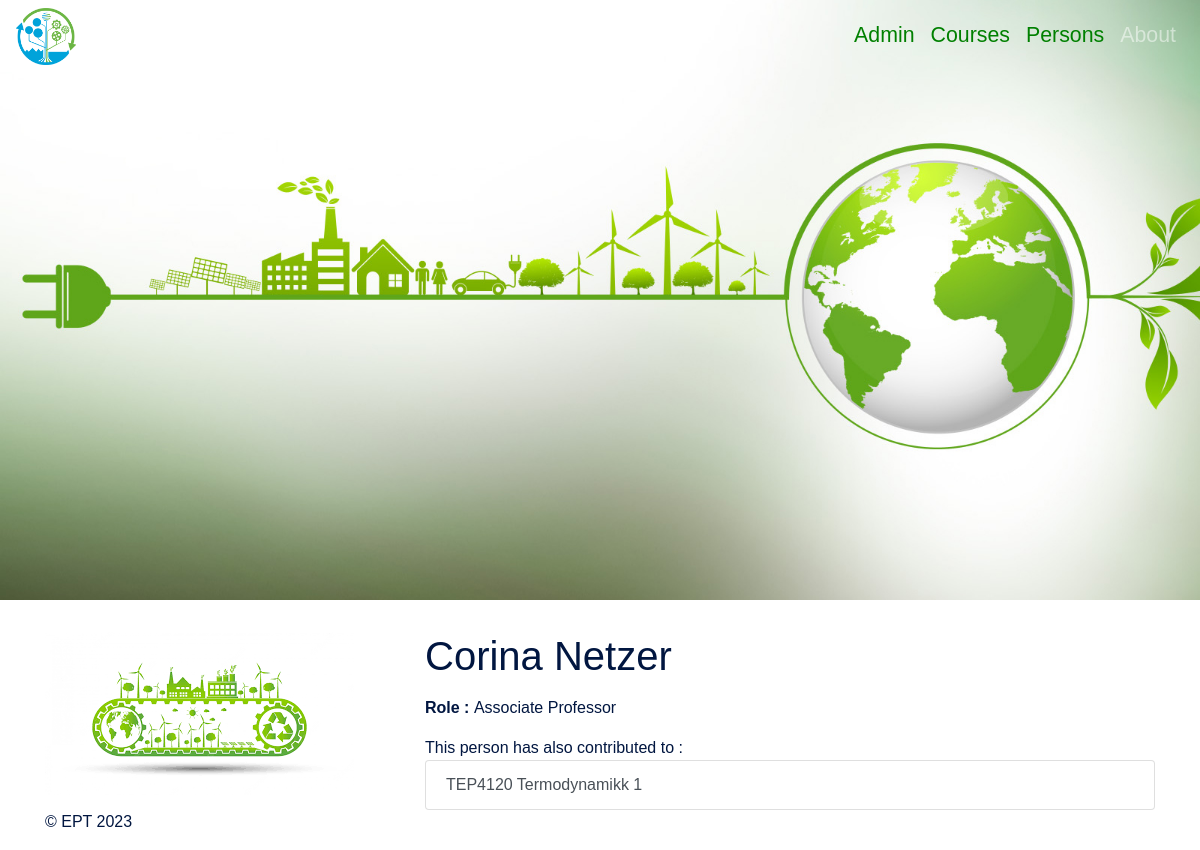
The page /person/8 on the database as committed earlier.
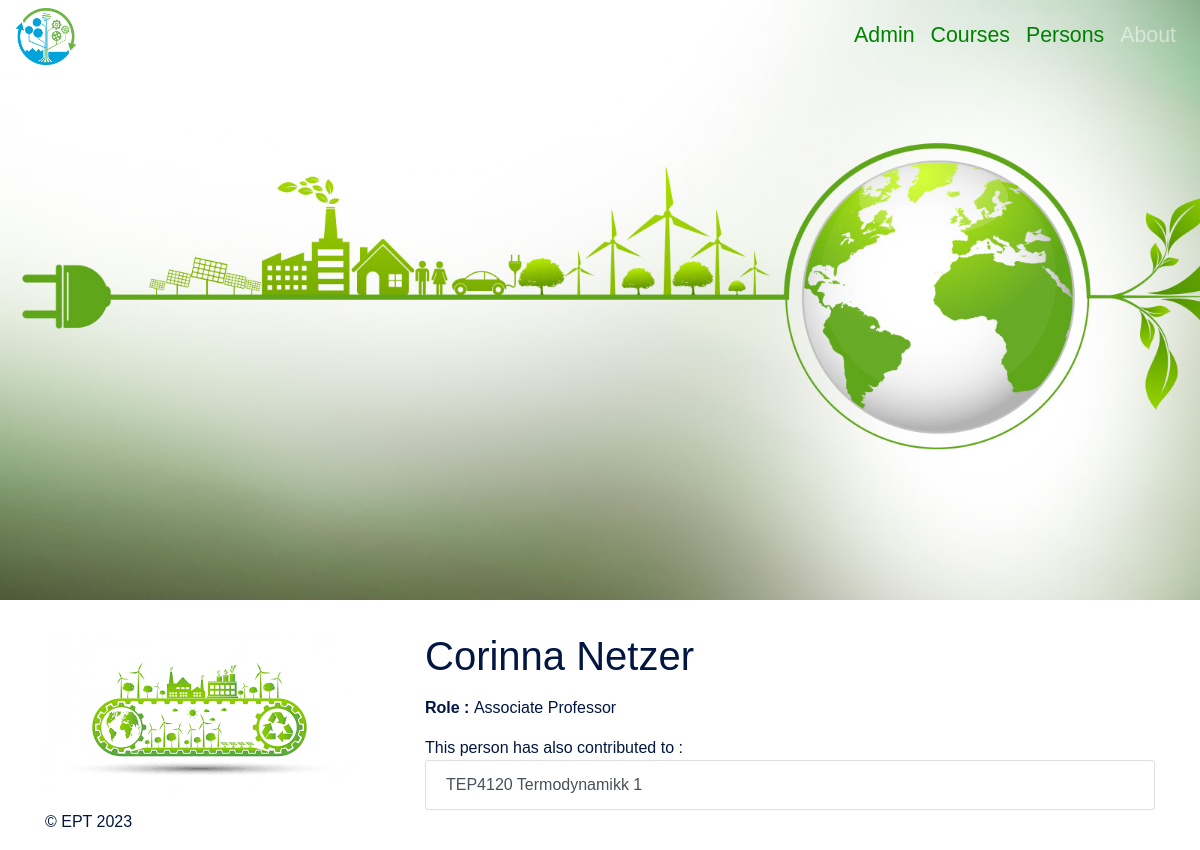
The same page on the database as committed later.
### app_teaching/models.py (models this page shows)
class Person(models.Model):
    first_name = models.CharField(
        unique=False,
        null=False,
        blank=False,
        max_length=50
    )
    middle_name = models.CharField(
        unique=False,
        null=True,
        blank=True,
        max_length=50
    )
    last_name = models.CharField(
        unique=False,
        null=False,
        blank=False,
        max_length=50
    )
    position = models.CharField (null = False,blank=False,choices = role_choices,
                            max_length=50)
    courses = models.ManyToManyField(
        Course,
        related_name='courses'
    )
    def __str__(self):
        return self.first_name + ' ' + self.last_name

### app_teaching/views.py (the view)
# urls.py: path('person/<str:pk>', views.PersonDetailView.as_view(), name = 'person_details'),
class PersonDetailView(generic.DetailView):
    template_name = 'person_details.html'
    model = models.Person
    context_object_name = 'person'

### app_teaching/models.py (called while the page is built)
    def __str__(self):
        return self.course_id + ' ' + self.name

### app_teaching/templates/person_details.html (shortened to what this page needs)
{% extends 'base.html' %}
{%block content%}
<h1>{{person}}</h1>
<b>Role : </b>{{person.position}}</p>
This person has also contributed to :
<ul class ="list-group">
    {%for course in person.courses.all%}
    <a class = "list-group-item list-group-item-action" href={%url 'course_details' course.id %}>{{course}}</a>
    {%endfor%}
</ul>
{%endblock content%}

Rows that differ between the two databases and show on the page:
changed Person "Associate Professor": first_name+last_name "Corina Netzer" → "Corinna Netzer"
